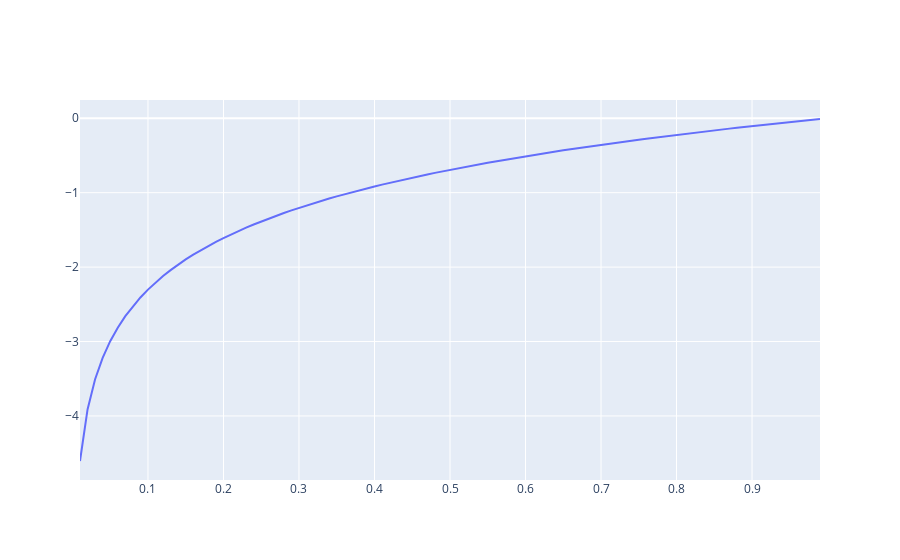

The code cell stored with this chart in its notebook:
### Markdown cell above
Let's re-acquaint ourselves with the log.

### Code cell
import numpy as np
input_vals = [val/100 for val in range(1, 100)]
log_vals = [np.log(val) for val in input_vals]

import plotly.graph_objects as go
scatter = go.Scatter(x = input_vals, y = log_vals)
fig = go.Figure(scatter)
fig
